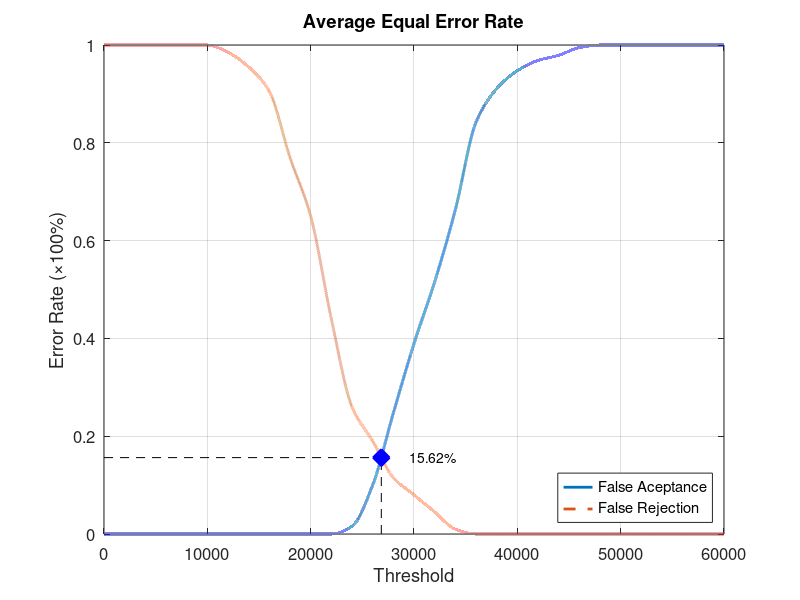
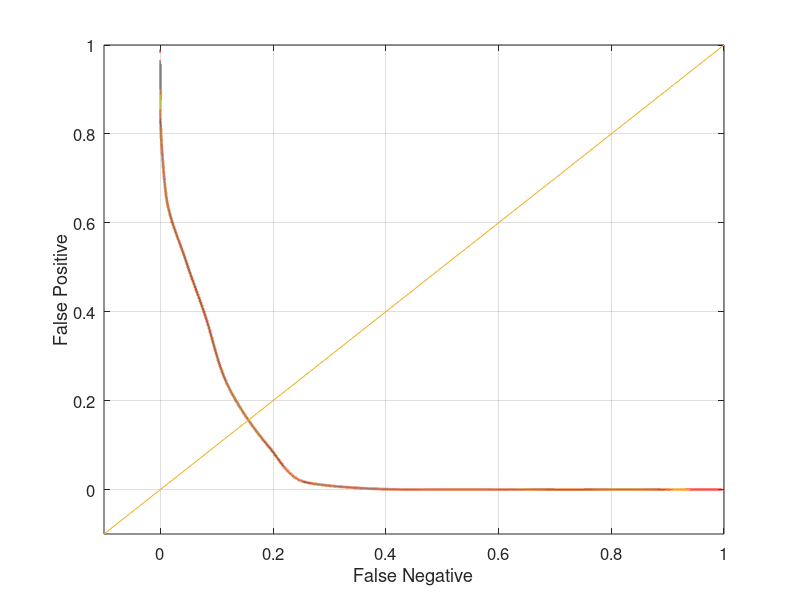

These figures' MATLAB source, in order:
function yEER = Database1_4
close all;
clear;
clc;
x = 0:2000:60000;
xq = 0:0.5:60000;

y0 = [0 0 0 0 0 0 0 0 0 0 0 0 0.0157895 0.1 0.247368 0.389474 0.515789 0.663158 0.842105 0.910526 0.947368 0.968421 0.978947 0.994737 1 1 1 1 1 1 1];
yy0 = interp1(x, y0, xq, 'pchip');
y1 = [1 1 1 1 1 1 0.985 0.955 0.905 0.77 0.65 0.44 0.26 0.19 0.115 0.08 0.045 0.01 0 0 0 0 0 0 0 0 0 0 0 0 0];
yy1 = interp1(x, y1, xq, 'pchip');

% Calculating EER: 
y2 = abs(y0 - y1);
find(y2 == min(y2))
yy2 = abs(yy0 - yy1);
xEER = find(yy2 == min(yy2));
xEERIndex = xq(xEER) % X-axis EER
yEER = yy0(xEER) % Y-axis EER

main = figure
plot(xq, yy0,'-','LineWidth', 2);	hold on
plot(xq, yy1,'--','LineWidth', 2);	hold on
plot([xEERIndex xEERIndex], [0 yEER], 'k--');	hold on
plot([0 xEERIndex], [yEER yEER], 'k--');	hold on
plot(xEERIndex, yEER, 'bx', 'LineWidth', 10);	hold on
text(xEERIndex + 10 * xEERIndex / 100, yEER, [num2str(round((10000 * yEER)) / 100) '%'])
legend('False Aceptance', 'False Rejection', 'Location', 'SouthEast')
xlabel('Threshold')
ylabel('Error Rate (\times100%)')
title('Average Equal Error Rate')
set(gca, 'FontSize', 12)
axis([0 60000 0 1])
grid on

print(main, 'Database1_4Main', '-dpng');
FNRxFPR = figure('Color', [1 1 1]);
plot(yy1, yy0, '-', yy1, yy0, 'LineWidth', 2);
hold on
y = -0.1:0.1:1
plot(y, y); 
set(gca, 'FontSize', 12)
xlabel('False Negative')
ylabel('False Positive')
axis([-0.1 1 -0.1 1])
set(gca, 'FontSize', 12)
grid on

print(FNRxFPR, 'Database1_4FNRxFPR','-dpng');
end
